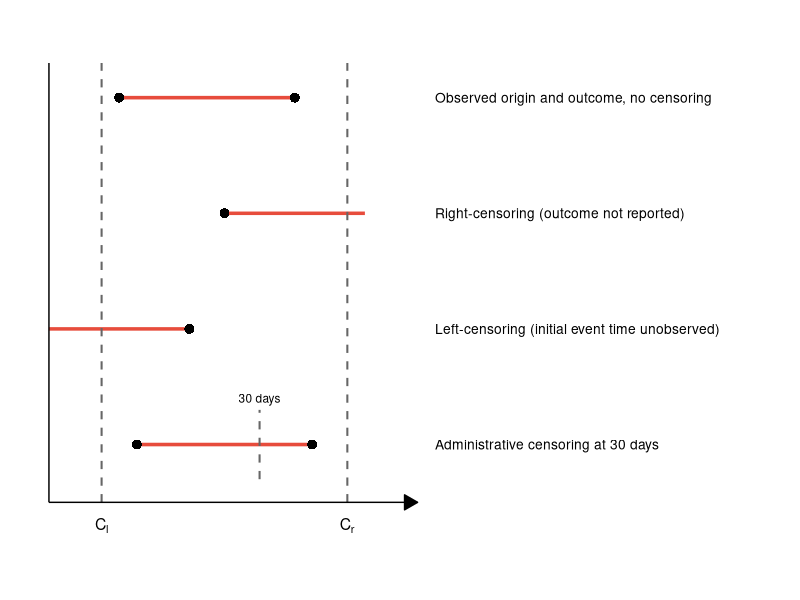
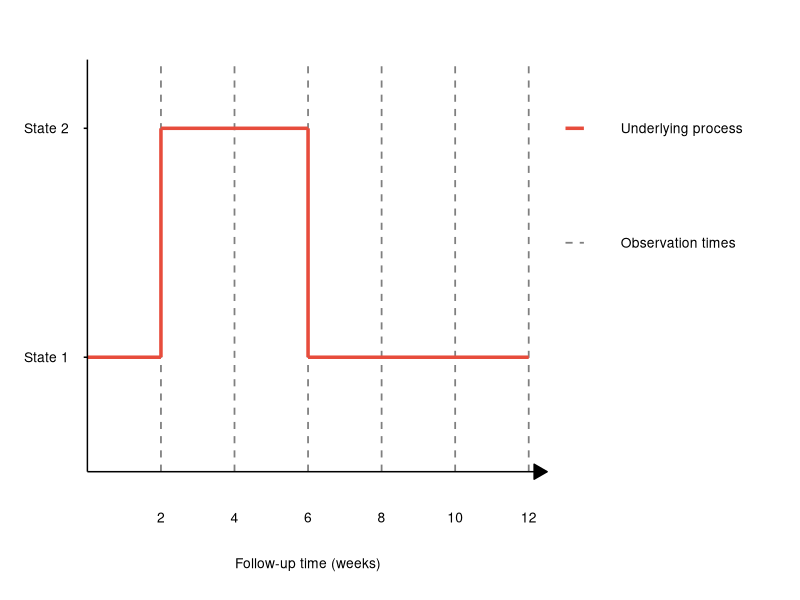
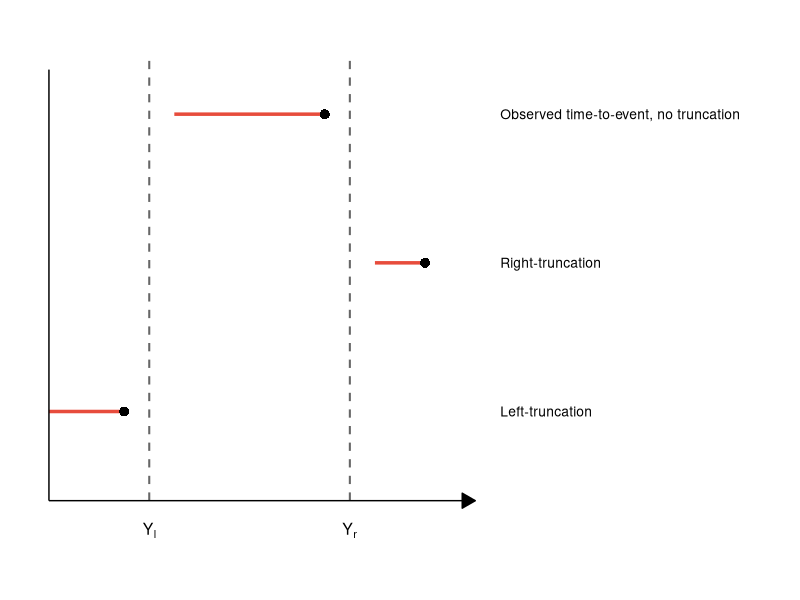

Source code (R) for these figures, in order:
## ---- chunk 1
library(ggplot2)

# Define the data for the four patients
patients <- data.frame(
  patient = 1:4,
  y_pos = c(4, 3, 2, 1),
  start_x = c(2, 5, 0, 2.5),
  end_x = c(7, 9, 4, 7.5),
  type = c(
    "No censoring",
    "Right-censoring",
    "Left-censoring",
    "Administrative"
  ),
  start_dot = c(TRUE, TRUE, FALSE, TRUE),
  end_dot = c(TRUE, FALSE, TRUE, TRUE)
)

# Censoring times
C_l <- 1.5
C_r <- 8.5
admin_cutoff <- 6

ggplot() +
  # Add horizontal lines for each patient
  geom_segment(
    data = patients,
    aes(x = start_x, xend = end_x, y = y_pos, yend = y_pos),
    color = "#E74C3C",
    linewidth = 1.2
  ) +

  # Add start dots
  geom_point(
    data = patients[patients$start_dot, ],
    aes(x = start_x, y = y_pos),
    color = "#000",
    size = 3,
    shape = 16
  ) +

  # Add end dots
  geom_point(
    data = patients[patients$end_dot, ],
    aes(x = end_x, y = y_pos),
    color = "#000",
    size = 3,
    shape = 16
  ) +

  # Add vertical dashed lines for censoring times
  geom_segment(
    aes(x = C_l, xend = C_l, y = 0.5, yend = 4.3),
    linetype = "dashed",
    color = "gray40",
    linewidth = 0.7
  ) +
  geom_segment(
    aes(x = C_r, xend = C_r, y = 0.5, yend = 4.3),
    linetype = "dashed",
    color = "gray40",
    linewidth = 0.7
  ) +
  geom_segment(
    aes(x = admin_cutoff, xend = admin_cutoff, y = 0.7, yend = 1.3),
    linetype = "dashed",
    color = "gray40",
    linewidth = 0.7
  ) +

  # Add labels for censoring times
  annotate("text", x = C_l, y = 0.3, label = "C[l]", size = 4, parse = TRUE) +
  annotate("text", x = C_r, y = 0.3, label = "C[r]", size = 4, parse = TRUE) +
  annotate(
    "text",
    x = admin_cutoff,
    y = 1.4,
    label = "30 days",
    size = 3,
    hjust = 0.5
  ) +

  # Add legend text
  annotate(
    "text",
    x = 11,
    y = 4,
    label = "Observed origin and outcome, no censoring",
    hjust = 0,
    size = 3.5
  ) +
  annotate(
    "text",
    x = 11,
    y = 3,
    label = "Right-censoring (outcome not reported)",
    hjust = 0,
    size = 3.5
  ) +
  annotate(
    "text",
    x = 11,
    y = 2,
    label = "Left-censoring (initial event time unobserved)",
    hjust = 0,
    size = 3.5
  ) +
  annotate(
    "text",
    x = 11,
    y = 1,
    label = "Administrative censoring at 30 days",
    hjust = 0,
    size = 3.5
  ) +

  # Set axis properties
  scale_x_continuous(name = NULL, breaks = NULL, limits = c(0, 20)) +
  scale_y_continuous(name = NULL, breaks = NULL, limits = c(0, 4.5)) +

  # Add arrows for axes
  annotate(
    "segment",
    x = 0,
    xend = 10.5,
    y = 0.5,
    yend = 0.5,
    arrow = arrow(length = unit(0.15, "inches"), type = "closed"),
    linewidth = 0.5
  ) +
  annotate("segment", x = 0, xend = 0, y = 0.5, yend = 4.3, linewidth = 0.5) +

  # Theme settings
  theme_void() +
  theme(
    plot.margin = margin(10, 10, 10, 10),
    panel.background = element_rect(fill = "white", color = NA),
    plot.background = element_rect(fill = "white", color = NA)
  )

## ---- chunk 2
library(ggplot2)

# Observation times (weeks)
obs_times <- c(2, 4, 6, 8, 10, 12)

# State trajectory data
# Horizontal segments
trajectory_h <- data.frame(
  x_start = c(0, 2, 6),
  x_end = c(2, 6, 12),
  state = c(1, 2, 1)
)

# Vertical transitions
trajectory_v <- data.frame(
  x = c(2, 6),
  state_from = c(1, 2),
  state_to = c(2, 1)
)

# Underlying process (dashed line to the right)
underlying <- data.frame(
  x_start = 13,
  x_end = 13.5,
  state = 2
)

# Create the plot
ggplot() +
  # Add vertical dashed lines for observation times
  geom_segment(
    aes(x = obs_times, xend = obs_times, y = rep(0.5,6), yend = rep(2.3, 6)),
    linetype = "dashed",
    color = "gray50",
    linewidth = 0.6
  ) +

  # Add state trajectory - horizontal segments
  geom_segment(
    data = trajectory_h,
    aes(x = x_start, xend = x_end, y = state, yend = state),
    color = "#E74C3C",
    linewidth = 1.2
  ) +

  # Add state trajectory - vertical transitions
  geom_segment(
    data = trajectory_v,
    aes(x = x, xend = x, y = state_from, yend = state_to),
    color = "#E74C3C",
    linewidth = 1.2
  ) +

  # Add underlying process line
  geom_segment(
    aes(x = 13, xend = 13.5, y = 2, yend = 2),
    color = "#E74C3C",
    linewidth = 1.2
  ) +

  # Add obseration times line
  geom_segment(
    aes(x = 13, xend = 13.5, y = 1.5, yend = 1.5),
    color = "gray50",
    linewidth = 0.6,
    linetype = "dashed"
  ) +

  # Y-axis labels
  annotate("text", x = -0.5, y = 1, label = "State 1", hjust = 1, size = 3.5) +
  annotate("text", x = -0.5, y = 2, label = "State 2", hjust = 1, size = 3.5) +

  # X-axis time labels
  annotate(
    "text",
    x = obs_times,
    y = 0.3,
    label = as.character(obs_times),
    size = 3.5
  ) +
  annotate(
    "text",
    x = 6,
    y = 0.1,
    label = "Follow-up time (weeks)",
    size = 3.5
  ) +

  # Legend labels
  annotate(
    "text",
    x = 14.5,
    y = 2,
    label = "Underlying process",
    hjust = 0,
    size = 3.5
  ) +
  annotate(
    "text",
    x = 14.5,
    y = 1.5,
    label = "Observation times",
    hjust = 0,
    size = 3.5
  ) +

  # Set axis properties
  scale_x_continuous(
    name = NULL,
    breaks = NULL,
    limits = c(-2, 19),
    expand = c(0, 0)
  ) +
  scale_y_continuous(
    name = NULL,
    breaks = c(1, 2),
    limits = c(0, 2.5),
    expand = c(0, 0)
  ) +

  # Add axes with arrow for x-axis
  annotate(
    "segment",
    x = 0,
    xend = 12.5,
    y = 0.5,
    yend = 0.5,
    arrow = arrow(length = unit(0.15, "inches"), type = "closed"),
    linewidth = 0.5
  ) +
  annotate("segment", x = 0, xend = 0, y = 0.5, yend = 2.3, linewidth = 0.5) +

  # Add y-axis ticks
  annotate("segment", x = -0.1, xend = 0, y = 1, yend = 1, linewidth = 0.5) +
  annotate("segment", x = -0.1, xend = 0, y = 2, yend = 2, linewidth = 0.5) +

  # Theme settings
  theme_void() +
  theme(
    plot.margin = margin(10, 10, 10, 10),
    panel.background = element_rect(fill = "white", color = NA),
    plot.background = element_rect(fill = "white", color = NA)
  )

## ---- chunk 3
library(ggplot2)

patients <- data.frame(
  patient = 1:3,
  y_pos = c(3, 2, 1),
  start_x = c(2.5, 6.5, 0),
  end_x = c(5.5, 7.5, 1.5),
  type = c("Left-truncation", "Right-truncation", "No truncation"),
  show_dot = c(TRUE, TRUE, TRUE)
)

# Truncation boundaries
Y_l <- 2 # Left-truncation time
Y_r <- 6 # Right-truncation time

# Create the plot
ggplot() +
  # Add horizontal lines for each patient
  geom_segment(
    data = patients,
    aes(x = start_x, xend = end_x, y = y_pos, yend = y_pos),
    color = "#E74C3C",
    linewidth = 1.2
  ) +

  # Add event dots
  geom_point(
    data = patients[patients$show_dot, ],
    aes(x = end_x, y = y_pos),
    color = "#000",
    size = 3,
    shape = 16
  ) +

  # Add vertical dashed lines for truncation times
  geom_segment(
    aes(x = Y_l, xend = Y_l, y = 0.4, yend = 3.4),
    linetype = "dashed",
    color = "gray40",
    linewidth = 0.7
  ) +
  geom_segment(
    aes(x = Y_r, xend = Y_r, y = 0.4, yend = 3.4),
    linetype = "dashed",
    color = "gray40",
    linewidth = 0.7
  ) +

  # Add labels for truncation times
  annotate(
    "text",
    x = Y_l,
    y = 0.2,
    label = "Y[l]",
    size = 4,
    parse = TRUE
  ) +
  annotate(
    "text",
    x = Y_r,
    y = 0.2,
    label = "Y[r]",
    size = 4,
    parse = TRUE
  ) +

  # Add legend text
  annotate(
    "text",
    x = 9,
    y = 3,
    label = "Observed time-to-event, no truncation",
    hjust = 0,
    size = 3.5
  ) +
  annotate(
    "text",
    x = 9,
    y = 2,
    label = "Right-truncation",
    hjust = 0,
    size = 3.5
  ) +
  annotate(
    "text",
    x = 9,
    y = 1,
    label = "Left-truncation",
    hjust = 0,
    size = 3.5
  ) +

  # Set axis properties
  scale_x_continuous(name = NULL, breaks = NULL, limits = c(0, 14)) +
  scale_y_continuous(name = NULL, breaks = NULL, limits = c(0, 3.5)) +

  # Add arrows for axes
  annotate(
    "segment",
    x = 0,
    xend = 8.5,
    y = 0.4,
    yend = 0.4,
    arrow = arrow(length = unit(0.15, "inches"), type = "closed"),
    linewidth = 0.5
  ) +
  annotate("segment", x = 0, xend = 0, y = 0.4, yend = 3.3, linewidth = 0.5) +

  # Theme settings
  theme_void() +
  theme(
    plot.margin = margin(10, 10, 10, 10),
    panel.background = element_rect(fill = "white", color = NA),
    plot.background = element_rect(fill = "white", color = NA)
  )
